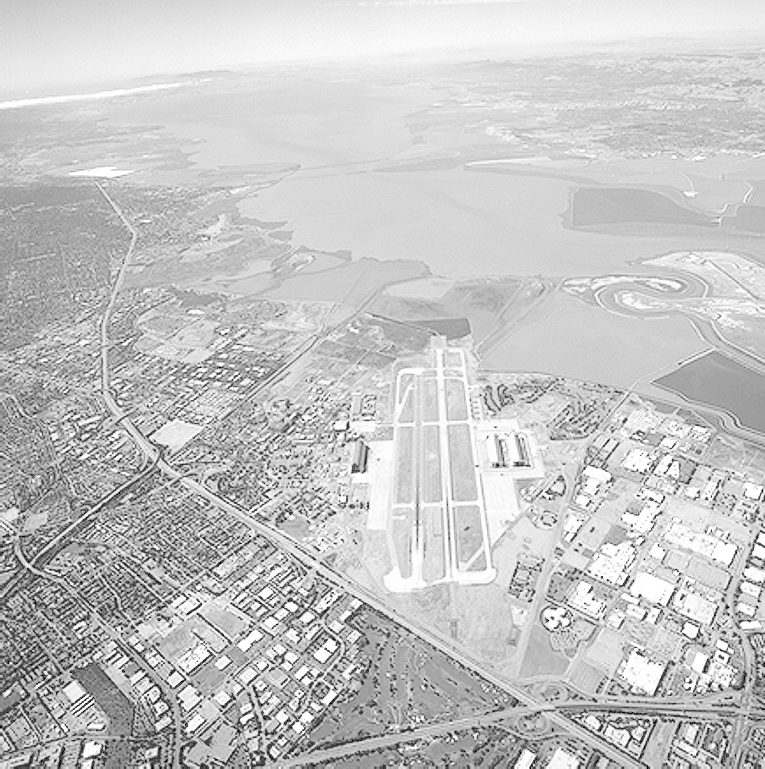
#> input picture a1images/runway.png, 765 x 769 px
$ python q5.py
#> lines starting #> are read from the running program, lines starting #| are printed output that depends on the picture
import os
import cv2 as cv
import numpy as np
import matplotlib.pyplot as plt

# Helper Function
def get_gaussian_kernel(size, sigma):
    ax = np.arange(-size // 2 + 1., size // 2 + 1.)

    # Create a 2D coordinate grid
    xx, yy = np.meshgrid(ax, ax)

    # Compute the Gaussian function
    kernel = np.exp(-(xx**2 + yy**2) / (2. * sigma**2))

    # Normalize the kernel so the sum of all elements equals 1
    return kernel / np.sum(kernel)

# Compute normalized 5x5 kernel (sigma=2)
kernel_5x5 = get_gaussian_kernel(size=5, sigma=2)
print("Manually Computed 5x5 Gaussian Kernel (sigma=2):\n")
print(np.round(kernel_5x5, 4)) # Rounded for cleaner console output

# Visualize a 51x51 Gaussian kernel as 3D surface
kernel_51x51 = get_gaussian_kernel(size=51, sigma=8)

# Create coordinate grids for 3D plotting
x = np.arange(-25, 26)
y = np.arange(-25, 26)
X, Y = np.meshgrid(x, y)

# Set up the 3D plot
fig = plt.figure(figsize=(10, 7))
ax = fig.add_subplot(111, projection='3d')
surf = ax.plot_surface(X, Y, kernel_51x51, cmap='viridis', linewidth=0, antialiased=True)

ax.set_title('3D Surface Plot of 51x51 Gaussian Kernel')
ax.set_xlabel('X axis')
ax.set_ylabel('Y axis')
ax.set_zlabel('Weight / Height')
fig.colorbar(surf, shrink=0.5, aspect=5)
plt.show()
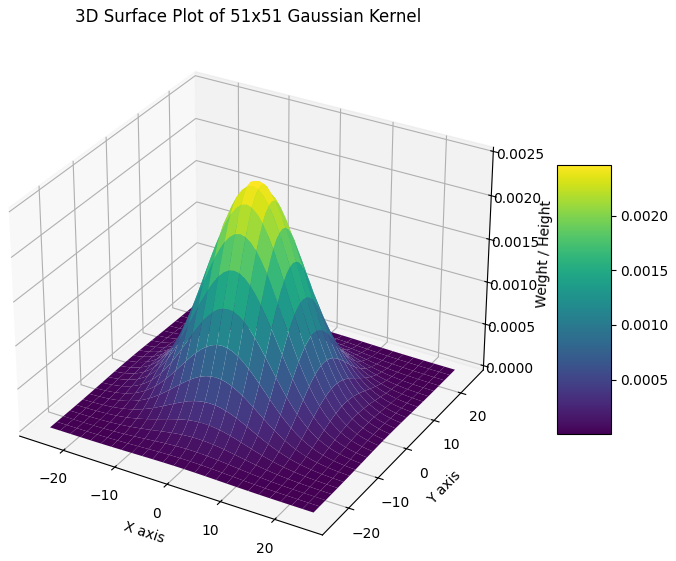
#> figure drawn by matplotlib, 2 panels

# Apply Smoothing
script_dir = os.path.dirname(os.path.abspath(__file__))
image_path = os.path.abspath(os.path.join(script_dir, '..', 'a1images', 'runway.png'))

img = cv.imread(image_path, cv.IMREAD_GRAYSCALE)
#> img is the input picture: shape (769, 765); min 0, max 255, mean 197.1

if img is None:
    print(f"Error: Could not load image from: {image_path}")
else:
    #  Apply manual Gaussian smoothing using cv.filter2D and custom kernel
    smoothed_manual = cv.filter2D(img, -1, kernel_5x5)
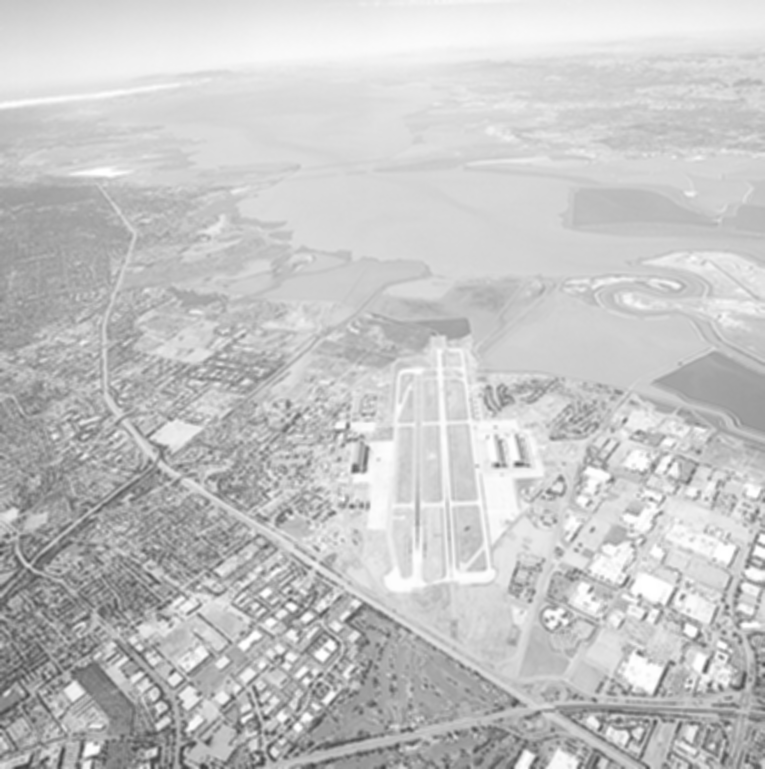
#> smoothed_manual: shape (769, 765); min 63, max 255, mean 197.1

    # Apply Gaussian smoothing using OpenCV's built-in function
    smoothed_cv = cv.GaussianBlur(img, (5, 5), sigmaX=2)

    # Plotting the image comparisons
    fig2, axes2 = plt.subplots(1, 3, figsize=(18, 6))

    axes2[0].imshow(img, cmap='gray', vmin=0, vmax=255)
    axes2[0].set_title('Original Image')
    axes2[0].axis('off')

    axes2[1].imshow(smoothed_manual, cmap='gray', vmin=0, vmax=255)
    axes2[1].set_title('Manual Smoothing (5x5, sigma=2)')
    axes2[1].axis('off')

    axes2[2].imshow(smoothed_cv, cmap='gray', vmin=0, vmax=255)
    axes2[2].set_title('OpenCV cv.GaussianBlur (5x5, sigma=2)')
    axes2[2].axis('off')

    plt.tight_layout()
    plt.show()
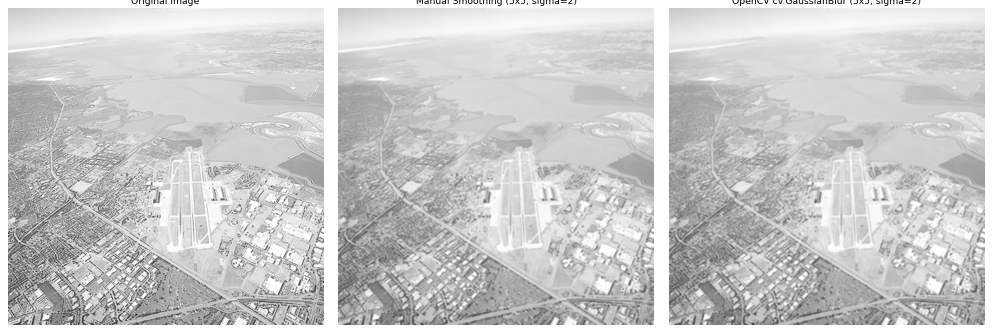
#> figure drawn by matplotlib, 3 panels

$ run again, with a1images/brain_proton_density_slice.png copied over a1images/runway.png
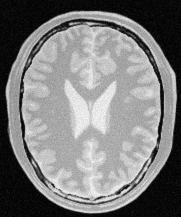
#> input picture a1images/brain_proton_density_slice.png, 181 x 217 px
#> img is the input picture: shape (217, 181); min 0, max 251, mean 123.7
#> `smoothed_manual = cv.filter2D(img, -1, kernel_5x5)`:
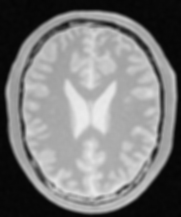
#> smoothed_manual: shape (217, 181); min 4, max 236, mean 123.7
#> `plt.show()`:
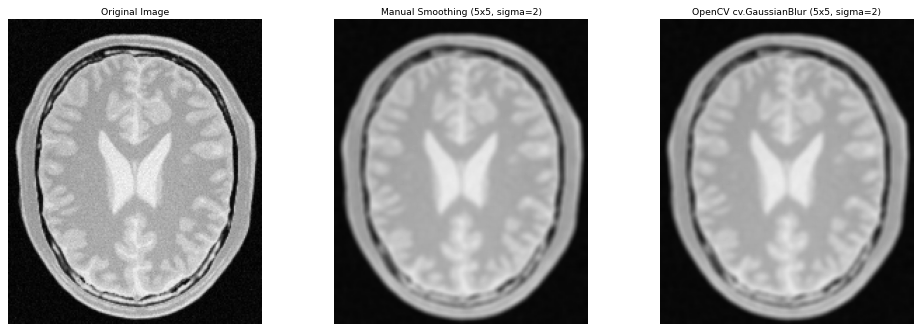
#> figure drawn by matplotlib, 3 panels
